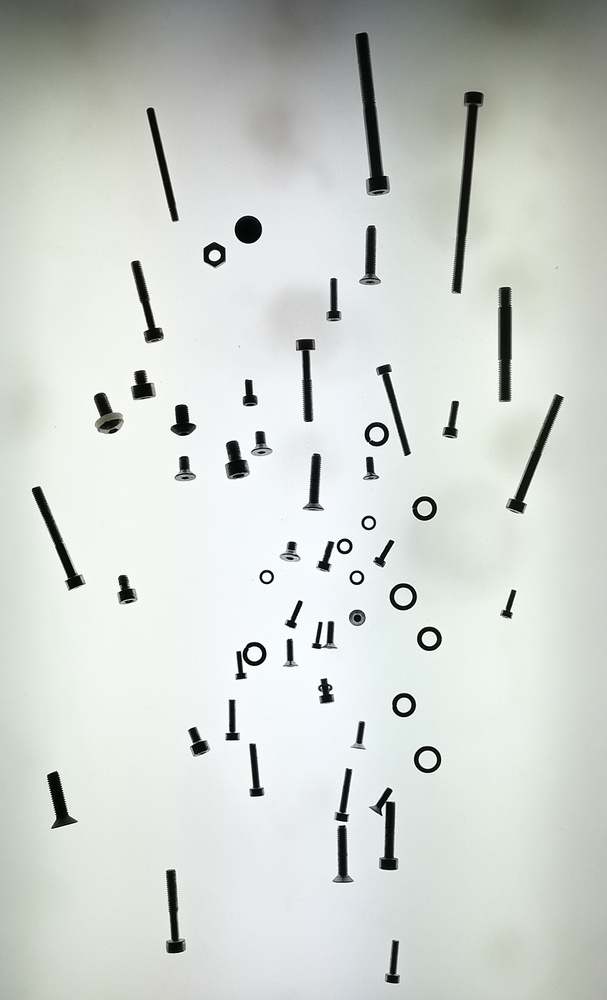
#> input picture asset/Realbild2.jpg, 607 x 1000 px, shrunk from 1029 x 1694 before the run
$ python test.py
#> lines starting #> are read from the running program, lines starting #| are printed output that depends on the picture; after the words box and inside, x2 and y2 are one past the last pixel; in counts of white or black regions, pixels touching at a corner belong together
#!/usr/bin/env python2

import cv2 as cv
import numpy as np
from numpy.linalg import eig
import math
import os
from matplotlib import pyplot as plt


def angle_from_moments(moms):
    return math.atan(moms["mu11"] / (moms["mu20"] - moms["mu02"])) - math.pi/2


def inertia_from_moments(moms):
    denominator = math.sqrt(
        pow(2 * moms["mu11"], 2) + pow(moms["mu20"] - moms["mu02"], 2))
    eps = 1e-2
    if (denominator > eps):
        cosmin = (moms["mu20"] - moms["mu02"]) / denominator
        sinmin = 2 * moms["mu11"] / denominator
        cosmax = -cosmin
        sinmax = -sinmin

        imin = 0.5 * (moms["mu20"] + moms["mu02"]) - 0.5 * \
            (moms["mu20"] - moms["mu02"]) * cosmin - moms["mu11"] * sinmin
        imax = 0.5 * (moms["mu20"] + moms["mu02"]) - 0.5 * \
            (moms["mu20"] - moms["mu02"]) * cosmax - moms["mu11"] * sinmax
        return imin / imax
    else:
        return 1


def write_to_image(im, center, text):
    cv.putText(im,
               text,
               (int(center[0]), int(center[1])),
               cv.FONT_HERSHEY_PLAIN,
               1,
               (0, 0, 255),
               1
               )


# Read image
image_file = os.path.join(os.path.dirname(__file__), "../asset/Realbild2.jpg")
im_bw = cv.imread(image_file, cv.IMREAD_GRAYSCALE)
#> im_bw: shape (1000, 607); min 0, max 255, mean 208.6
threshold = 200
minArea = 300
minHoleArea = 10

# make binary image
_retval, bin = cv.threshold(im_bw, threshold, 255, cv.THRESH_BINARY)
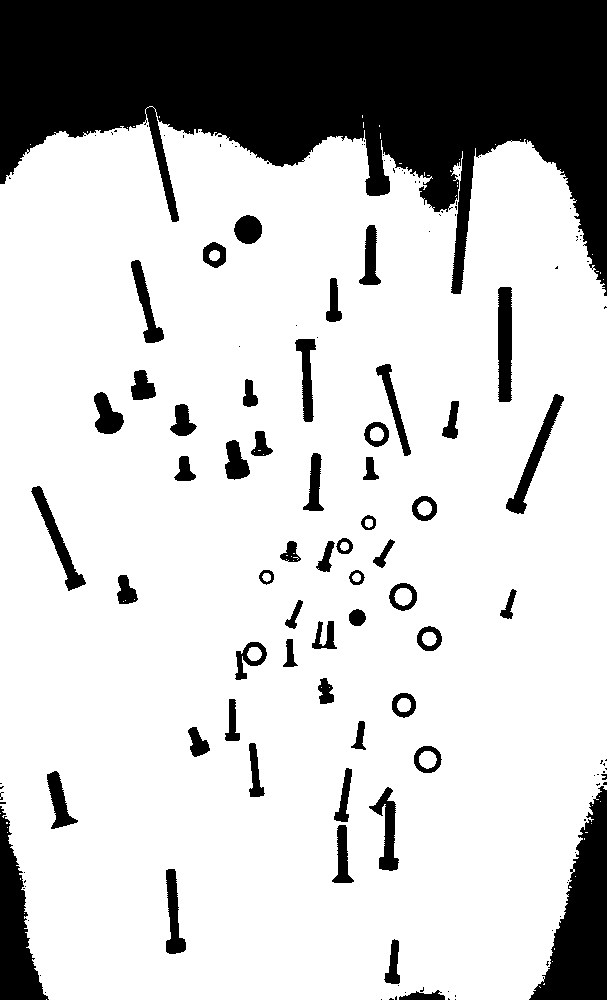
#> bin: shape (1000, 607); 77.6% white; 140 black regions (84 under 20 px)
# plt.imshow(bin, 'gray')
# plt.show()

# _hierarchy: (next,previus,child,parent)
contours, hierarchy = cv.findContours(
    bin, cv.RETR_TREE, cv.CHAIN_APPROX_TC89_L1)
#> contours = 219 contours, 154 with area under 20; largest, box (x1, y1, x2, y2) and area: (0, 106, 607, 1000) 494928, (497, 286, 513, 403) 1582, (505, 393, 565, 515) 1512, (30, 485, 87, 591) 1325, (145, 106, 180, 223) 1170
print("{} Konturen gefunden".format(len(contours)))
#| 219 Konturen gefunden

# make bgr image for drawing on it
im = cv.cvtColor(im_bw, cv.COLOR_GRAY2BGR)

for idx, cnt in enumerate(contours):
    if idx == 0:
        # skip the surrounding rect
        continue
    # is direct child of surrounding rect
    if hierarchy[0][idx][3] != 124:
        continue
    hole_index = hierarchy[0][idx][2]
    has_hole = hole_index != -1
    has_hole = has_hole and cv.moments(contours[hole_index])[
        "m00"] > minHoleArea
    length = cv.arcLength(cnt, True)
    moms = cv.moments(cnt)
    area = moms["m00"]
    if area < minArea:
        continue
    center = (moms["m10"] / area, moms["m01"] / area)
    circularity = 4 * math.pi * area / (length * length)
    inertia = inertia_from_moments(moms)
    hull = cv.convexHull(cnt)
    hullArea = cv.contourArea(hull)
    if hullArea > 1:
        convexity = area / hullArea
    else:
        convexity = 0
    cv.drawContours(im, contours, idx, (255, 0, 0), 4)
    if has_hole:
        cv.drawContours(im, contours, hole_index, (0, 255, 0), 2)
    # [5 lines of commented-out code are left out]
    if convexity < 0.98:
        type = "schraube"
        angle = angle_from_moments(moms)
        p0 = (int(center[0]), int(center[1]))
        p1 = (int(center[0] + math.cos(-angle)*10),
              int(center[1] - math.sin(-angle)*10))
        cv.line(im, p0, p1, (0, 255, 0))
    else:
        if not has_hole:
            continue
        poly = cv.approxPolyDP(cnt, 0.1 * math.sqrt(area), True)
        points = np.array([[p[0] for p in poly]])
        cv.polylines(im, points, True, (0, 255, 255))
        if len(poly) == 6:
            type = "mutter"

        else:
            type = "scheibe"
    write_to_image(im, center, type)
#> this loop made 219 passes
#> cnt on passes 1 to 3: [[46, 999]], [[540, 987]], [[543, 984]]
    #write_to_image(im, [center[0], center[1]+10], str(convexity))
   # write_to_image(im, [center[0], center[1]+10], str(convexity))


cv.imwrite("test.png", im)
os.system("test.png")

$ run again, with asset/IMG_20190310_120418.jpg copied over asset/Realbild2.jpg
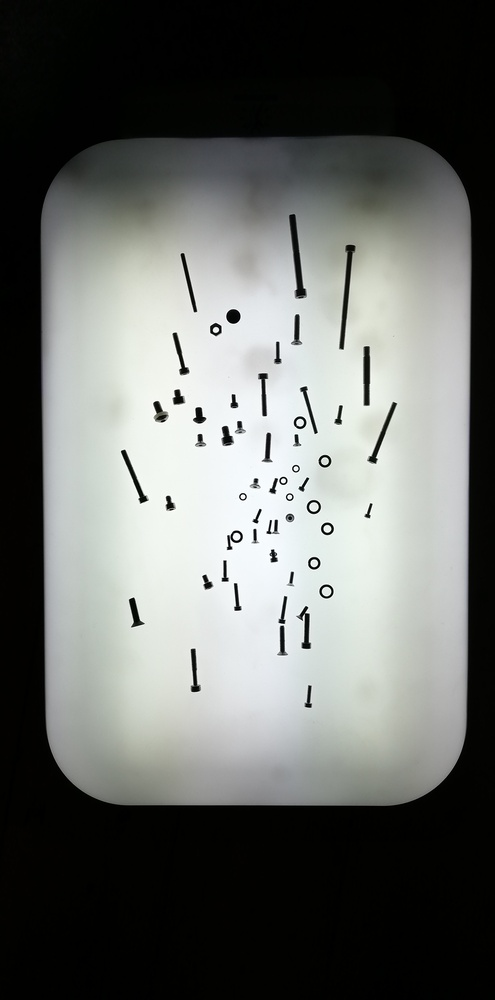
#> input picture asset/IMG_20190310_120418.jpg, 495 x 1000 px, shrunk from 1616 x 3264 before the run
#> `_retval, bin = cv.threshold(im_bw, threshold, 255, cv.THRESH_BINARY)`:
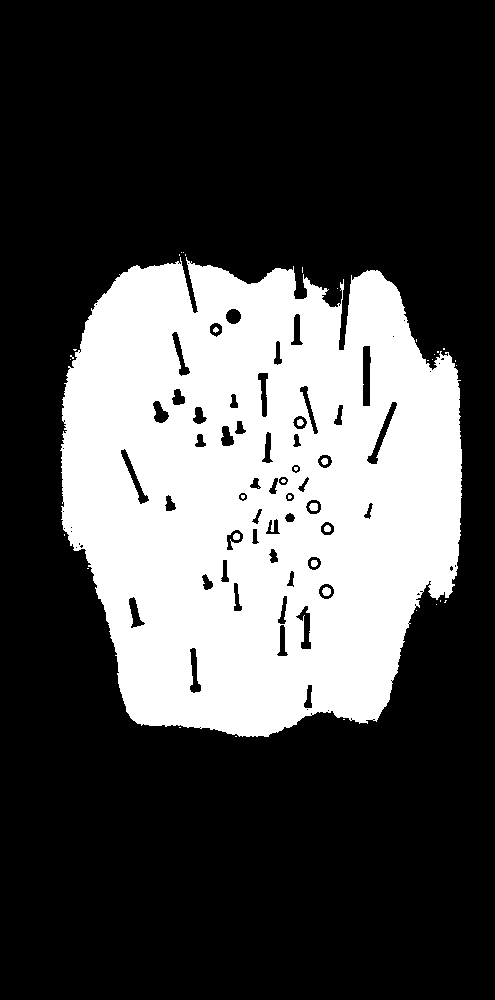
#> bin: shape (1000, 495); 29.8% white; 40 white regions (31 under 20 px)
#> contours = 123 contours, 64 with area under 20; largest, box (x1, y1, x2, y2) and area: (60, 257, 462, 737) 153786, (362, 345, 372, 407) 461, (367, 401, 398, 465) 455, (120, 448, 149, 504) 389, (295, 605, 312, 650) 326
#| 123 Konturen gefunden
#> the loop `for idx, cnt in enumerate(contours):` made 123 passes
#> cnt on passes 1 to 8: [[236, 736]], [[180, 727]], [[344, 719]], [[416, 610]], [[436, 604]], [[444, 602], [446, 600]], [[440, 601]], [[88, 568]]

$ run again, with asset/IMG_20190310_120422.jpg copied over asset/Realbild2.jpg
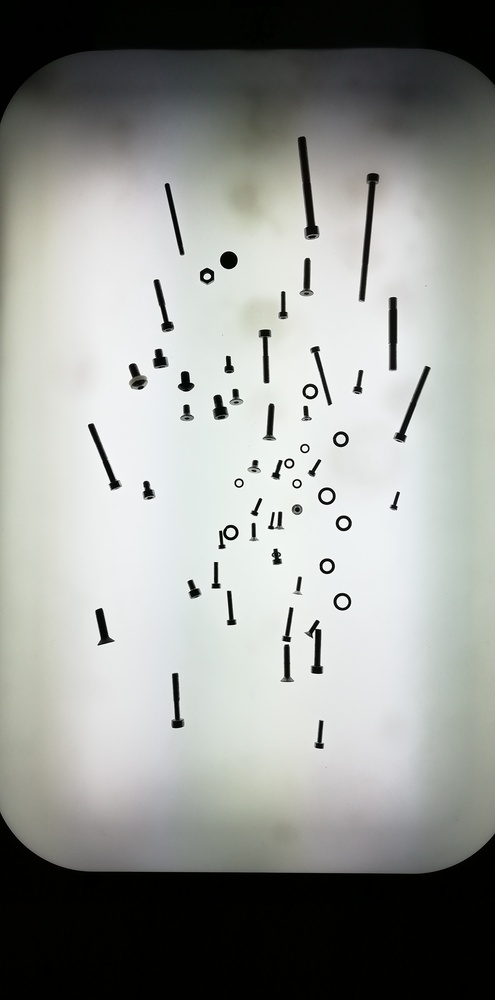
#> input picture asset/IMG_20190310_120422.jpg, 495 x 1000 px, shrunk from 1616 x 3264 before the run
#> `_retval, bin = cv.threshold(im_bw, threshold, 255, cv.THRESH_BINARY)`:
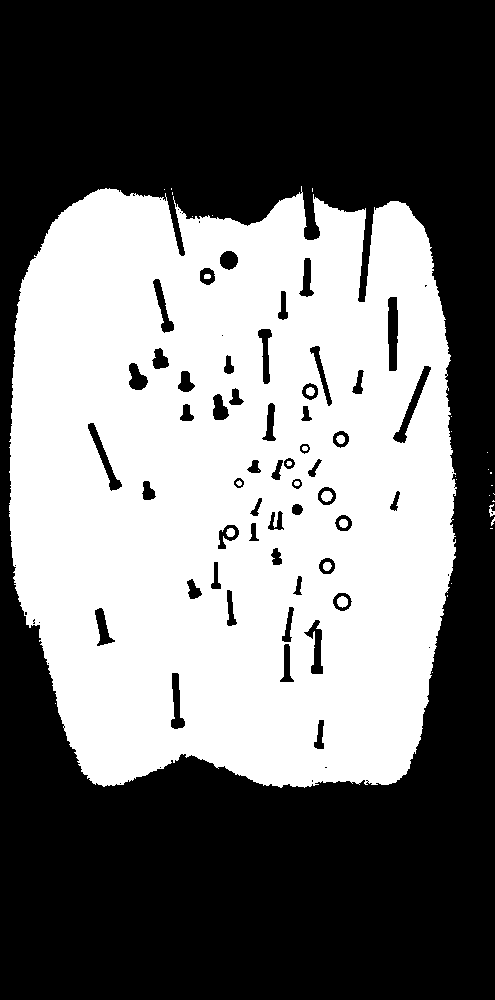
#> bin: shape (1000, 495); 45% white; 38 white regions (24 under 20 px)
#> contours = 116 contours, 56 with area under 20; largest, box (x1, y1, x2, y2) and area: (9, 186, 457, 788) 232198, (387, 296, 399, 372) 734, (393, 365, 432, 443) 684, (87, 422, 123, 492) 588, (303, 619, 324, 675) 528
#| 116 Konturen gefunden
#> the loop `for idx, cnt in enumerate(contours):` made 116 passes
#> cnt on passes 1, 2, 3, 4, 5, 8, 9, 10: [[55, 703]], [[432, 672]], [[447, 596]], [[451, 583]], [[490, 528], [492, 528]], [[490, 512], [492, 514]], [[492, 501], [494, 501]], [[489, 495]]
